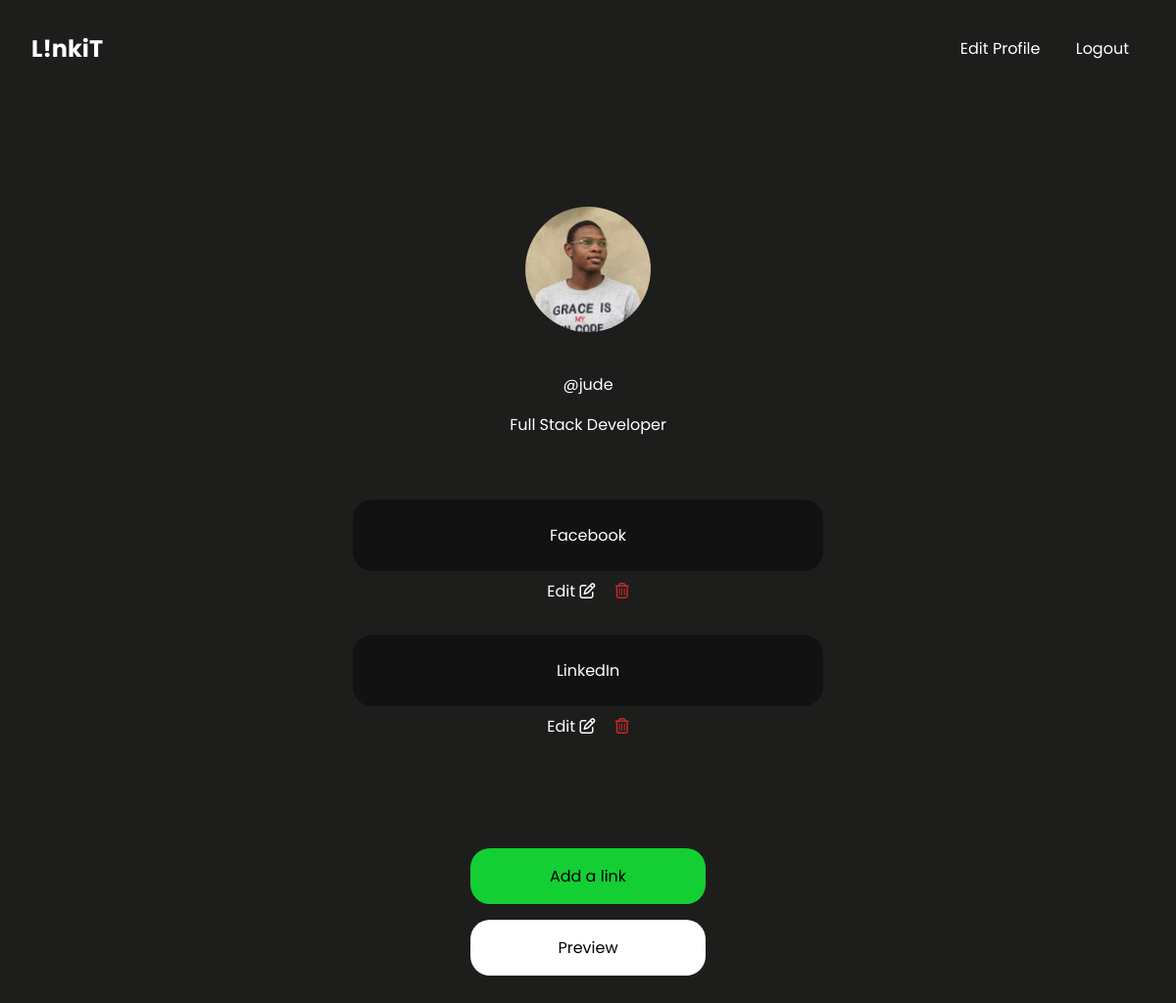
Page /admin-page/ (signed in) on the committed database.
### lta/models.py (models this page shows, shortened)
class User(AbstractUser):
    name = models.CharField(max_length=200, null=True)
    email = models.EmailField(unique=True, null=True)
    bio = models.TextField(null=True, blank=True)
    profile_image = models.ImageField(
        null=True, blank=True, default="avatar.png", upload_to='images/')
    USERNAME_FIELDS = "email"
    REQUIRED_FIELDS = []

class Link(models.Model):
    name = models.CharField(max_length=15)
    url = models.CharField(max_length=50)

### lta/views.py (the view)
# urls.py: path("admin-page/", views.admin, name="admin"),
@login_required(login_url="loginpage")
def admin(request):
    links = Link.objects.all()
    context = {"links": links, }
    return render(request, "lta/admin.html", context)

### lta/templates/lta/admin.html
{% extends 'lta/main.html' %} {% load static %} {% block content %}
<div class="container">
  <div class="profile-section">
    {% if request.user.profile_image %}
    <img src="{{ request.user.profile_image.url }}" alt="" /><br />
    {% endif %}
    <span class="username">@{{request.user.username}}</span>
    {% if request.user.bio %}
    <span class="bio">{{ request.user.bio }}</span>
    {% endif %}
  </div>
  {% for link in links %}
  <ul class="links">
    <li class="link">
      <a class="link-name" href="{{link.url}}">{{link.name}}</a>
    </li>
    <div class="edit-delete-link-container">
      <a class="edit" href="{% url 'updatelink' link.id %}"
        >Edit <i class="fa fa-pencil-square-o" aria-hidden="true"></i
      ></a>
      <a class="delete" href="{% url 'deletelink' link.id %}"
        ><i class="fa fa-trash-o" aria-hidden="true"></i
      ></a>
    </div>
  </ul>
  {% empty %}
  <ul>
    <li class="link">You have no links, click the link below to add</li>
  </ul>
  {% endfor %}
  <div class="bottom-btns">
    <a href="{% url 'addlink' %}" class="add-a-link">Add a link</a>
    <a href="{% url 'preview' request.user.username %}" class="preview"
      >Preview</a
    >
  </div>
</div>
{% endblock %}

### static/styles/style.css (style rules this page uses)
* { margin: 0; padding: 0; box-sizing: border-box; font-family: "poppins"; color: white; }
body { background: #1d1d1b; }
li { list-style: none; }
a { text-decoration: none; }
.links { margin: 1em; }
.link { padding: 1.5em 1em; text-align: center; border-radius: 20px; width: 30em; transition: 0.5s; background: #131212; }
.edit-delete-link-container { text-align: center; margin-top: 0.5em; }
.edit { margin-right: 1em; }
.delete, .fa-trash-o { color: rgb(194, 43, 43); }
.bottom-btns { margin-top: 5em; position: -webkit-sticky; position: sticky; }
.bottom-btns a { display: block; text-align: center; margin: 1em auto; padding: 1em; border-radius: 20px; color: black; width: 15em; }
.add-a-link { background: #13cf33; }
.preview { background: white; }
.profile-section { margin: 2em 1em; text-align: center; }
.profile-section img { display: block; margin: 1em auto; width: 8em; height: 8em; border-radius: 50%; background-position: center; }
.profile-section .bio { max-width: 30em; display: block; margin: 1em auto; }
.container { display: flex; flex-direction: column; align-items: center; margin: 4em 0; }

### rows in the picture
User: user.profile_image (picture), user.username "jude", user.bio "Full Stack Developer"
Link: name "Facebook"
Link: name "LinkedIn"
